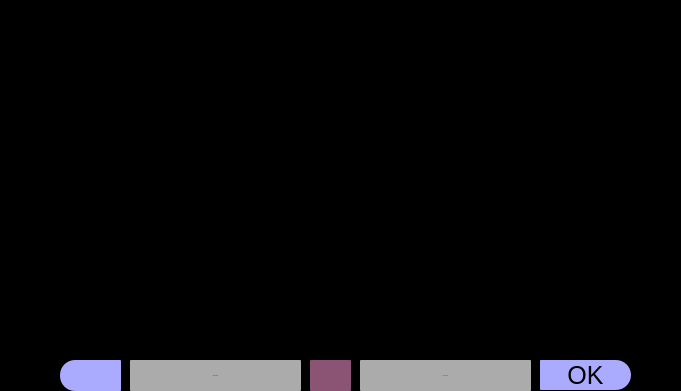
   <widget class="QFrame" name="frame_info">
    <property name="enabled">
     <bool>true</bool>
    </property>
    <property name="geometry">
     <rect>
      <x>110</x>
      <y>50</y>
      <width>681</width>
      <height>391</height>
     </rect>
    </property>
    <property name="styleSheet">
     <string notr="true">background-color: rgb(0, 0, 0);
border-top-right-radius: 1;
border-bottom-right-radius: 1;
border-top-left-radius: 1;
border-bottom-left-radius:1;
</string>
    </property>
    <property name="frameShape">
     <enum>QFrame::NoFrame</enum>
    </property>
    <property name="frameShadow">
     <enum>QFrame::Plain</enum>
    </property>
    <widget class="QLabel" name="lbl_sw_version">
     <property name="geometry">
      <rect>
       <x>130</x>
       <y>360</y>
       <width>171</width>
       <height>31</height>
      </rect>
     </property>
     <property name="font">
      <font>
       <family>Swiss911 Ultra Compressed</family>
       <pointsize>-1</pointsize>
       <weight>50</weight>
       <italic>false</italic>
       <bold>false</bold>
      </font>
     </property>
     <property name="styleSheet">
      <string notr="true">font: 26px &quot;Swiss911 Ultra Compressed&quot;;
color: rgb(0, 255, 255);
background-color: rgb(172, 171, 171);
color: rgb(32, 52, 65);</string>
     </property>
     <property name="text">
      <string>H2108-CSM</string>
     </property>
     <property name="alignment">
      <set>Qt::AlignCenter</set>
     </property>
    </widget>
    <widget class="QLabel" name="lbl_fpga_version">
     <property name="geometry">
      <rect>
       <x>360</x>
       <y>360</y>
       <width>171</width>
       <height>31</height>
      </rect>
     </property>
     <property name="font">
      <font>
       <family>Swiss911 Ultra Compressed</family>
       <pointsize>-1</pointsize>
       <weight>50</weight>
       <italic>false</italic>
       <bold>false</bold>
      </font>
     </property>
     <property name="styleSheet">
      <string notr="true">font: 26px &quot;Swiss911 Ultra Compressed&quot;;
color: rgb(0, 255, 255);
background-color: rgb(172, 171, 171);
color: rgb(32, 52, 65);</string>
     </property>
     <property name="text">
      <string>PL3232 1.00</string>
     </property>
     <property name="alignment">
      <set>Qt::AlignCenter</set>
     </property>
    </widget>
    <widget class="QLabel" name="lbl_pink_3">
     <property name="geometry">
      <rect>
       <x>310</x>
       <y>360</y>
       <width>41</width>
       <height>31</height>
      </rect>
     </property>
     <property name="font">
      <font>
       <family>Swiss911 Ultra Compressed</family>
       <pointsize>-1</pointsize>
       <weight>50</weight>
       <italic>false</italic>
       <bold>false</bold>
      </font>
     </property>
     <property name="styleSheet">
      <string notr="true">font: 26px &quot;Swiss911 Ultra Compressed&quot;;
color: rgb(0, 255, 255);
background-color: rgb(139, 84, 117);
color: rgb(32, 52, 65);</string>
     </property>
     <property name="text">
      <string/>
     </property>
     <property name="alignment">
      <set>Qt::AlignCenter</set>
     </property>
    </widget>
    <widget class="QFrame" name="frame_56">
     <property name="geometry">
      <rect>
       <x>60</x>
       <y>360</y>
       <width>61</width>
       <height>31</height>
      </rect>
     </property>
     <property name="styleSheet">
      <string notr="true">background-color: rgb(170, 170, 255);
border-top-right-radius: 1;
border-bottom-right-radius: 1;
border-top-left-radius: 15;
border-bottom-left-radius: 15;


</string>
     </property>
     <property name="frameShape">
      <enum>QFrame::StyledPanel</enum>
     </property>
     <property name="frameShadow">
      <enum>QFrame::Raised</enum>
     </property>
    </widget>
    <widget class="QPushButton" name="btn_info_ok">
     <property name="geometry">
      <rect>
       <x>540</x>
       <y>360</y>
       <width>91</width>
       <height>30</height>
      </rect>
     </property>
     <property name="font">
      <font>
       <pointsize>-1</pointsize>
      </font>
     </property>
     <property name="styleSheet">
      <string notr="true">color:black;
font-size: 25px;
border: 0px solid cyan;
border-top-right-radius: 15px;
border-bottom-right-radius: 15px;
background-color: rgb(170, 170, 255);

</string>
     </property>
     <property name="text">
      <string>OK</string>
     </property>
    </widget>
    <widget class="QFrame" name="frame_2">
     <property name="geometry">
      <rect>
       <x>60</x>
       <y>10</y>
       <width>581</width>
       <height>341</height>
      </rect>
     </property>
     <property name="styleSheet">
      <string notr="true">image: url(:/h2108-csm_splash.png);</string>
     </property>
     <property name="frameShape">
      <enum>QFrame::NoFrame</enum>
     </property>
     <property name="frameShadow">
      <enum>QFrame::Plain</enum>
     </property>
    </widget>
   </widget>
